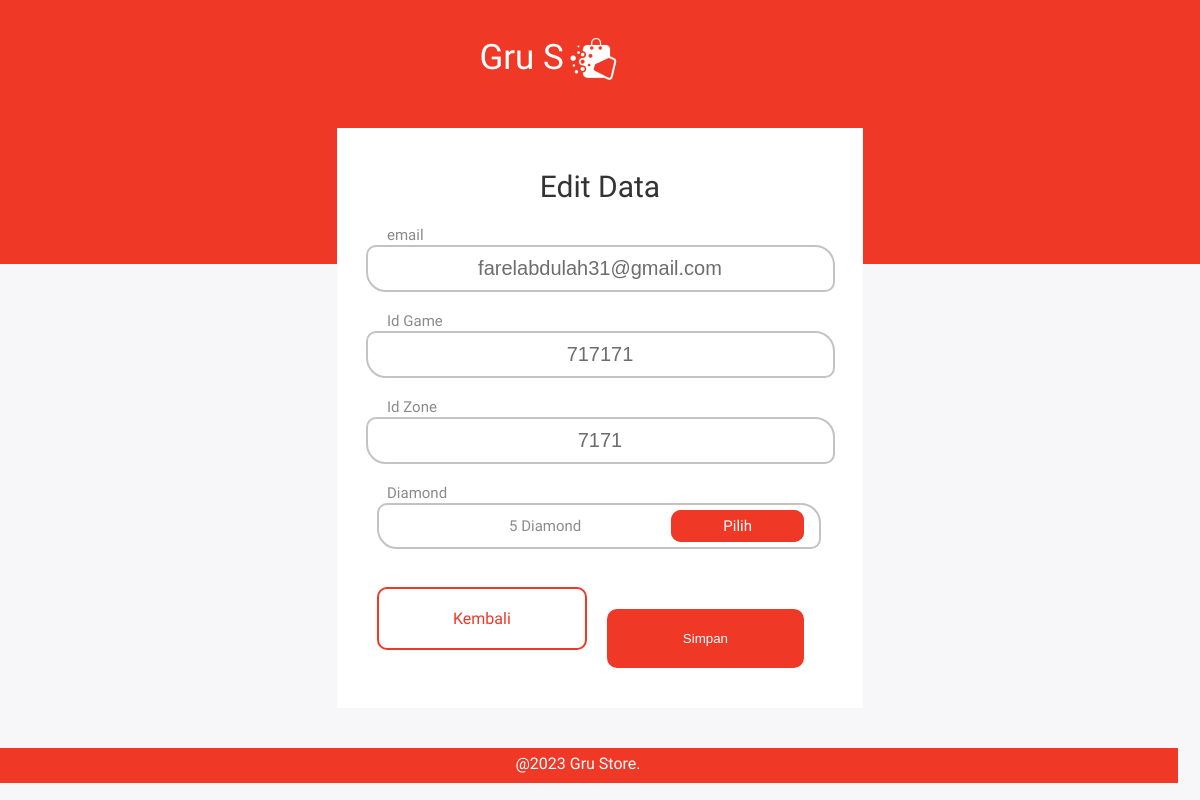
/edit-data.php?id=1, run on the app's committed database.
### tables this page shows
CREATE TABLE `riwayat_pembelian` (
  `id` int(11) NOT NULL,
  `alamat_email` varchar(255) DEFAULT NULL,
  `jenis_game` varchar(255) DEFAULT NULL,
  `id_game` int(11) DEFAULT NULL,
  `id_zone` int(11) DEFAULT NULL,
  `jumlah_diamond` int(11) DEFAULT NULL,
  `tanggal_pembelian` timestamp NOT NULL DEFAULT CURRENT_TIMESTAMP,
  `total_harga` int(11) AS (`jumlah_diamond` * 300) VIRTUAL
);

### function.php (called while the page is built, shortened)
<?php
$conn = mysqli_connect("localhost", "root", "", "mobile_legend");
function query($query) {
	global $conn;
	$result = mysqli_query($conn, $query);
	$rows = [];
	while ($row = mysqli_fetch_assoc($result)) {
	  $rows[] = $row;
	}
	return $rows;
  }

### edit-data.php (the view, shortened to what this page needs)
<?php
require 'function.php';
$id = $_GET["id"];
$edt = query("SELECT * FROM riwayat_pembelian WHERE id = $id")[0];
?><!DOCTYPE html>
<html lang="en">
  <head>
    <link rel="stylesheet" type="text/css" href="style.css" />
  </head>
  <body>
    <div class="headereditdata">
      <img src="img/Grou 55.png" alt="" />
      <label>Gru Store</label>
    </div>
    <div class="bgform">
      <label for="">Edit Data</label>
      <form action="" method="post" enctype="multipart/form-data">
        <div class="inputeditdata">
          <label for="">email</label><br />
        <input type="text" name="alamat_email" id="alamat_email" value="<?= $edt["alamat_email"]; ?>" />
      </div>
      <div class="inputeditdata">
        <label for="">Id Game</label><br />
        <input type="text" name="id_game" id="id_game" value="<?= $edt["id_game"]; ?>" />
      </div>
      <div class="inputeditdata">
        <label for="">Id Zone</label><br />
        <input type="text" name="id_zone" id="id_zone" value="<?= $edt["id_zone"]; ?>" />
      </div>
      <div class="inputeditdata">
        <label for="">Diamond</label><br />
        <div class="dmedit">
          5 Diamond
          <div class="btngantidm">
            <a href="" onclick="alert('Fitur Belum Tersedia')" >Pilih</a>
          </div>
        </div>
      </div>
      <div class="btneditdata">
        <div class="kembali">
          <a href="riwayat.php">Kembali</a>
        </div>
        <div class="simpan">
          <button type="submit" name="submit">Simpan</button>
        </div>
      </div>
    </form>
    </div>
    <footer>
      <div class="bgfooter">
        <div class="wm">@2023 Gru Store.</div>
      </div>
    </footer>
  </body>
</html>

### style.css (style rules this page uses)
body { font-family: "Roboto", sans-serif; font-family: "Secular One", sans-serif; padding: 20px; }
a { text-decoration: none; }
.bgfooter { position: absolute; background-color: #f03827; width: 100%; height: 35px; margin: 0 -50px 0 -50px; text-align: center; }
.wm { color: #ffffff; margin-top: 6px; }
::placeholder { font-size: 15px; color: #c3c3c4; }
.headereditdata { background-color: #f03827; position: absolute; width: 100%; height: 264px; top: 0; left: 0; justify-content: center; }
.headereditdata img { float: left; margin-left: 563px; position: absolute; margin-top: 30px; }
.headereditdata label { color: #ffffff; font-size: 35px; float: right; margin-top: 10px; margin-right: 575px; margin-top: 37px; }
.bgform { position: relative; width: 526px; height: 540px; margin: auto; top: 100px; text-align: center; background: #ffffff; padding-top: 40px; margin-bottom: 140px; }
.bgform label { position: relative; font-weight: 500; font-size: 30px; line-height: 38px; color: #333333; }
.inputeditdata { align-items: center; }
.inputeditdata label { position: absolute; font-size: 15px; margin: 10px 0px 0 0; left: 50px; color: #8a8a8a; }
.inputeditdata input { border: 2px solid #c3c3c4; border-radius: 10px 20px; padding: 10px 100px 10px 100px; text-align: center; font-size: 20px; color: #6d6d6d; margin-top: 20px; }
.dmedit { border: 2px solid #c3c3c4; border-radius: 10px 20px; width: 59%; padding: 12px 0 12px 130px; font-size: 15px; color: #8b8b8b; margin-top: 20px; display: flex; margin-left: 40px; }
.btngantidm a { padding: 5px 50px 5px 50px; background-color: #f03827; color: #ffffff; border-radius: 10px; margin-left: 90px; margin-top: 10px; margin-bottom: 10px; transition: all 0.2s ease-in-out; border: 2px solid #f03827; }
.btneditdata { display: flex; margin-top: 60px; margin-left: 40px; }
.kembali a { background-color: #ffffff; border: 2px solid #f03827; border-radius: 10px; color: #f03827; padding: 20px 74px 20px 74px; transition: all 0.2s ease-in-out; }
.simpan button { background-color: #f03827; border-radius: 10px; color: #ffffff; padding: 20px 74px 20px 74px; margin-left: 20px; transition: all 0.2s ease-in-out; border: 2px solid #f03827; }

### edit-data.php (style rules this page uses)
body { background-color: #f7f7f9; }

### data on the page
riwayat_pembelian: alamat_email "farelabdulah31@gmail.com", id_game "717171", id_zone "7171"
